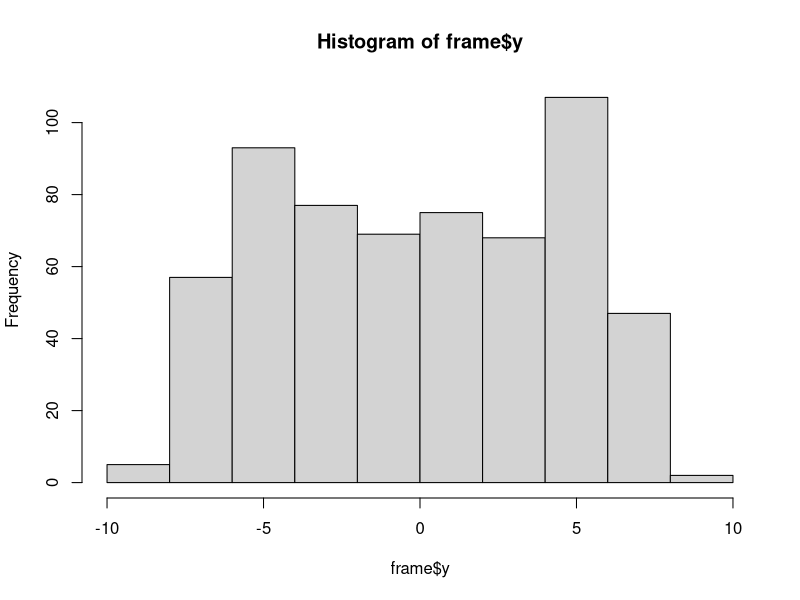

This chart was generated by the following R code:
############linear model ###############
##basic settings:
library(MASS) #use the function mvrnorn to generate multivariate normal vector
n=600 #number of observations
G=3 #number of groups
p=4 #dimension of X
p1=p2=p3=1/3 #simplest case with equal priors
sd1=sd2=sd3=1 #standard deviation of the residuals from normal distribution
b1=c(1,0,0,0)
b2=c(0,1,1,0)
b3=c(0,0,0,1)
a1=-5;a2=0;a3=5
mu=rep(0,p) #mean vector of x
Sig <- matrix(rep(0,p*p),nrow = p)
for (i in 1:(p-1)) {
  for (j in (i+1):p) {
    Sig[i,j] <- 0.5^(j-i)
  }
}
Sig <- Sig+t(Sig)+diag(1,nrow = p) #generate the covariance matrix of x (with entries 0.5^|i-j|)
x <- mvrnorm(n,mu,Sig)
group <- sample(1:3,size = n,replace = T,prob = c(p1,p2,p3))
D <- data.frame(x,group)
x1 <- as.matrix(subset(D,group==1)[,-(p+1)])
x2 <- as.matrix(subset(D,group==2)[,-(p+1)])
x3 <- as.matrix(subset(D,group==3)[,-(p+1)])
######generate Y's#########
y1 <- a1+x1%*%b1+rnorm(dim(x1)[1],mean = 0,sd=sd1)
y2 <- a2+x2%*%b2+rnorm(dim(x2)[1],mean = 0,sd=sd2)
y3 <- a3+x3%*%b3+rnorm(dim(x3)[1],mean = 0,sd=sd3)
frame <- rbind(data.frame(x1,y=y1,group=1),data.frame(x2,y=y2,group=2),data.frame(x3,y=y3,group=3))
hist(frame$y)


################classification#################

